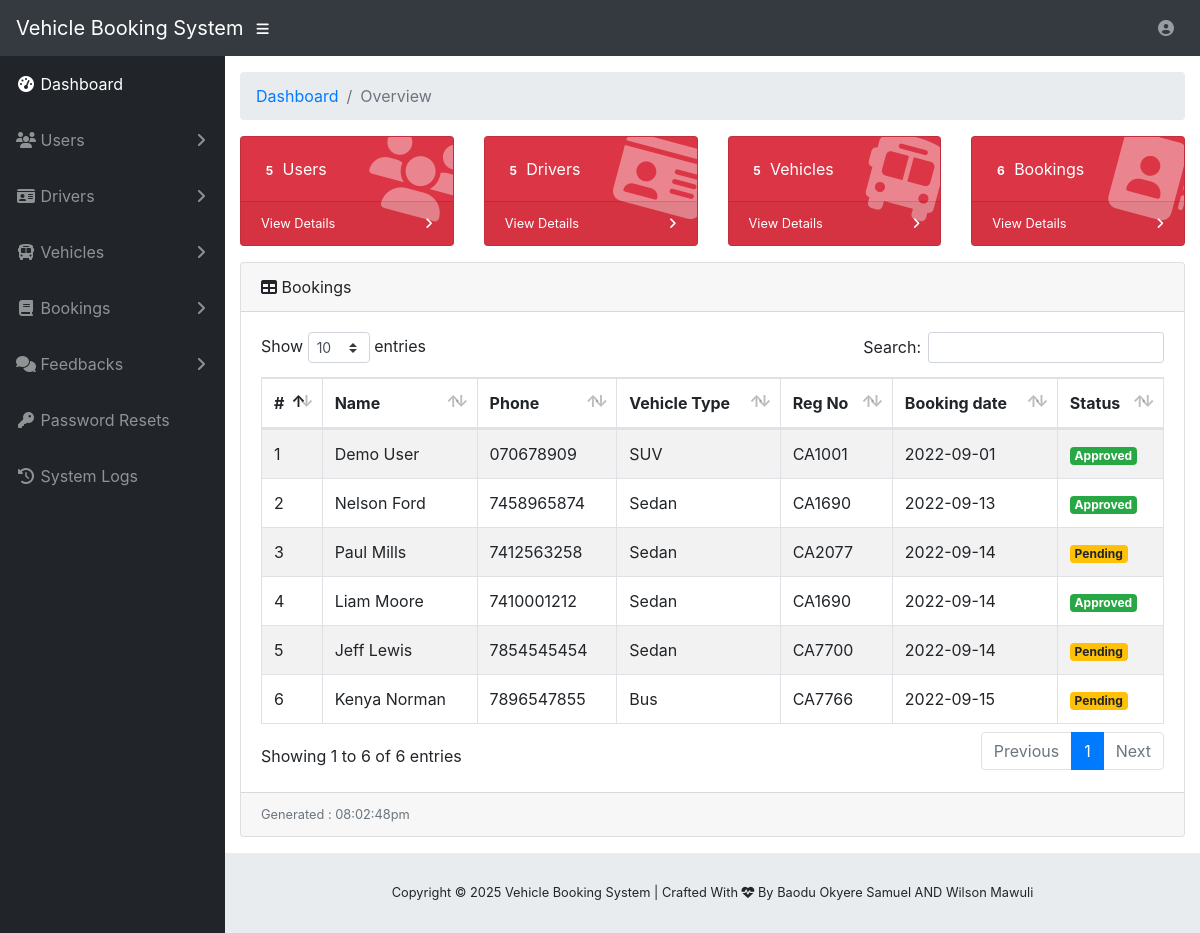
Page /admin-dashboard.php (signed in) on the committed database.
### tables this page shows
CREATE TABLE IF NOT EXISTS `tms_user` (
  `u_id` int(20) NOT NULL,
  `u_fname` varchar(200) NOT NULL,
  `u_lname` varchar(200) NOT NULL,
  `u_phone` varchar(200) NOT NULL,
  `u_addr` varchar(200) NOT NULL,
  `u_category` varchar(200) NOT NULL,
  `u_email` varchar(200) NOT NULL,
  `u_pwd` varchar(20) NOT NULL,
  `u_car_type` varchar(200) NOT NULL,
  `u_car_regno` varchar(200) NOT NULL,
  `u_car_bookdate` varchar(200) NOT NULL,
  `u_car_book_status` varchar(200) NOT NULL
);

### admin-dashboard.php (the view, shortened to what this page needs)
<?php
  include('vendor/inc/config.php');
?>
<!DOCTYPE html>
<html lang="en">
<head>
  <link href="vendor/fontawesome-free/css/all.min.css" rel="stylesheet" type="text/css">
  <link href="vendor/datatables/dataTables.bootstrap4.css" rel="stylesheet">
  <link href="vendor/css/sb-admin.css" rel="stylesheet">
</head>
<body id="page-top">
  <?php include("vendor/inc/nav.php");?>
  <div id="wrapper">
    <?php include("vendor/inc/sidebar.php");?>
    <div id="content-wrapper">
      <div class="container-fluid">
        <ol class="breadcrumb">
          <li class="breadcrumb-item">
            <a href="#">Dashboard</a>
          </li>
          <li class="breadcrumb-item active">Overview</li>
        </ol>
        <div class="row">
          <div class="col-xl-3 col-sm-6 mb-3">
            <div class="card text-white bg-danger o-hidden h-100">
              <div class="card-body">
                <div class="card-body-icon">
                  <i class="fas fa-fw fa-users"></i>
                </div>
                <?php
                  $result ="SELECT count(*) FROM tms_user where u_category = 'User'";
                  $stmt = $mysqli->prepare($result);
                  $stmt->execute();
                  $stmt->bind_result($user);
                ?>
                <div class="mr-5"><span class="badge badge-danger"><?php echo $user;?></span> Users</div>
              </div>
              <a class="card-footer text-white clearfix small z-1" href="admin-view-user.php">
                <span class="float-left">View Details</span>
                <span class="float-right">
                  <i class="fas fa-angle-right"></i>
                </span>
              </a>
            </div>
          </div>
          <div class="col-xl-3 col-sm-6 mb-3">
            <div class="card text-white bg-danger o-hidden h-100">
              <div class="card-body">
                <div class="card-body-icon">
                  <i class="fas fa-fw fa fa-id-card"></i>
                </div>
                <?php
                  $result ="SELECT count(*) FROM tms_user where u_category = 'Driver'";
                  $stmt = $mysqli->prepare($result);
                  $stmt->execute();
                  $stmt->bind_result($driver);
                ?>
                <div class="mr-5"><span class="badge badge-danger"><?php echo $driver;?></span> Drivers</div>
              </div>
              <a class="card-footer text-white clearfix small z-1" href="admin-view-driver.php">
                <span class="float-left">View Details</span>
                <span class="float-right">
                  <i class="fas fa-angle-right"></i>
                </span>
              </a>
            </div>
          </div>
          <div class="col-xl-3 col-sm-6 mb-3">
            <div class="card text-white bg-danger o-hidden h-100">
              <div class="card-body">
                <div class="card-body-icon">
                  <i class="fas fa-fw fa fa-bus"></i>
                </div>
                <?php
                  $result ="SELECT count(*) FROM tms_vehicle";
                  $stmt = $mysqli->prepare($result);
                  $stmt->execute();
                  $stmt->bind_result($vehicle);
                ?>
                <div class="mr-5"><span class="badge badge-danger"><?php echo $vehicle;?></span> Vehicles</div>
              </div>
              <a class="card-footer text-white clearfix small z-1" href="admin-view-vehicle.php">
                <span class="float-left">View Details</span>
                <span class="float-right">
                  <i class="fas fa-angle-right"></i>
                </span>
              </a>
            </div>
          </div>
          <div class="col-xl-3 col-sm-6 mb-3">
            <div class="card text-white bg-danger o-hidden h-100">
              <div class="card-body">
                <div class="card-body-icon">
                  <i class="fas fa-fw fa fa-address-book"></i>
                </div>
                <?php
                  $result ="SELECT count(*) FROM tms_user where u_car_book_status = 'Approved' || u_car_book_status = 'Pending' ";
                  $stmt = $mysqli->prepare($result);
                  $stmt->execute();
                  $stmt->bind_result($book);
                ?>
                <div class="mr-5"><span class="badge badge-danger"><?php echo $book;?></span> Bookings</div>
              </div>
              <a class="card-footer text-white clearfix small z-1" href="admin-view-booking.php">
                <span class="float-left">View Details</span>
                <span class="float-right">
                  <i class="fas fa-angle-right"></i>
                </span>
              </a>
            </div>
          </div>
        </div>
        <div class="card mb-3">
          <div class="card-header">
            <i class="fas fa-table"></i>
            Bookings</div>
          <div class="card-body">
            <div class="table-responsive">
              <table class="table table-bordered table-striped table-hover" id="dataTable" width="100%" cellspacing="0">
                <thead>
                  <tr>
                    <th>#</th>
                    <th>Name</th>
                    <th>Phone</th>
                    <th>Vehicle Type</th>
                    <th>Reg No</th>
                    <th>Booking date</th>
                    <th>Status</th>
                  </tr>
                </thead>
                <tbody>
                <?php
                  $ret="SELECT * FROM tms_user where u_car_book_status = 'Approved' || u_car_book_status = 'Pending' ";
                  $stmt= $mysqli->prepare($ret) ;
                  $stmt->execute() ;
                  $res=$stmt->get_result();
                  $cnt=1;
                  while($row=$res->fetch_object())
                {
                ?>
                  <tr>
                    <td><?php echo $cnt;?></td>
                    <td><?php echo $row->u_fname;?> <?php echo $row->u_lname;?></td>
                    <td><?php echo $row->u_phone;?></td>
                    <td><?php echo $row->u_car_type;?></td>
                    <td><?php echo $row->u_car_regno;?></td>
                    <td><?php echo $row->u_car_bookdate;?></td>
                    <td><?php if($row->u_car_book_status == "Pending"){ echo '<span class = "badge badge-warning">'.$row->u_car_book_status.'</span>'; } else { echo '<span class = "badge badge-success">'.$row->u_car_book_status.'</span>';}?></td>
                  </tr>
                  <?php  $cnt = $cnt +1; }?>
                </tbody>
              </table>
            </div>
          </div>
          <div class="card-footer small text-muted">
            <?php
              echo "Generated : " . date("h:i:sa");
            ?>
        </div>
        </div>
      </div>
      <?php include("vendor/inc/footer.php");?>
    </div>
  </div>
</body>
</html>

### nav.php (shortened to what this page needs)
<nav class="navbar navbar-expand navbar-dark bg-dark static-top">
    <a class="navbar-brand mr-1" href="admin-dashboard.php">Vehicle Booking System</a>
    <button class="btn btn-link btn-sm text-white order-1 order-sm-0" id="sidebarToggle" href="#">
      <i class="fas fa-bars"></i>
    </button>
    <ul class="navbar-nav ml-auto ml-md-0">
      <li class="nav-item dropdown no-arrow">
        <a class="nav-link dropdown-toggle" href="#" id="userDropdown" role="button" data-toggle="dropdown" aria-haspopup="true" aria-expanded="false">
          <i class="fas fa-user-circle fa-fw"></i>
        </a>
      </li>
    </ul>
  </nav>

### sidebar.php (shortened to what this page needs)
<ul class="sidebar navbar-nav">
      <li class="nav-item active">
        <a class="nav-link" href="admin-dashboard.php">
          <i class="fas fa-fw fa-tachometer-alt"></i>
          <span>Dashboard</span>
        </a>
      </li>
      <li class="nav-item dropdown">
        <a class="nav-link dropdown-toggle" href="#" id="pagesDropdown" role="button" data-toggle="dropdown" aria-haspopup="true" aria-expanded="false">
          <i class="fas fa-fw fa-users"></i>
          <span>Users</span>
        </a>
      </li>
      <li class="nav-item dropdown">
        <a class="nav-link dropdown-toggle" href="#" id="pagesDropdown" role="button" data-toggle="dropdown" aria-haspopup="true" aria-expanded="false">
          <i class="fas fa-fw fa-id-card"></i>
          <span>Drivers</span>
        </a>
      </li>
      <li class="nav-item dropdown">
        <a class="nav-link dropdown-toggle" href="#" id="pagesDropdown" role="button" data-toggle="dropdown" aria-haspopup="true" aria-expanded="false">
          <i class="fas fa-fw fa-bus"></i>
          <span>Vehicles</span>
        </a>
      </li>
      <li class="nav-item dropdown">
        <a class="nav-link dropdown-toggle" href="#" id="pagesDropdown" role="button" data-toggle="dropdown" aria-haspopup="true" aria-expanded="false">
          <i class="fas fa-fw fa-book"></i>
          <span>Bookings</span>
        </a>
      </li>
      <li class="nav-item dropdown">
        <a class="nav-link dropdown-toggle" href="#" id="pagesDropdown" role="button" data-toggle="dropdown" aria-haspopup="true" aria-expanded="false">
          <i class="fas fa-fw fa-comments"></i>
          <span>Feedbacks</span>
        </a>
      </li>
      <li class="nav-item">
        <a class="nav-link" href="admin-pwd-resets.php">
          <i class="fas fa-fw fa-key"></i>
          <span>Password Resets</span></a>
      </li>
      <li class="nav-item">
        <a class="nav-link" href="admin-view-syslogs.php">
          <i class="fas fa-fw fa fa-history"></i>
          <span>System Logs</span></a>
      </li>
    </ul>

### footer.php
<footer class="sticky-footer">
        <div class="container my-auto">
          <div class="copyright text-center my-auto">
            <span>Copyright &copy; <?php echo date('Y');?> Vehicle Booking System | Crafted With <i class ="fa fa-heartbeat"></i> By Baodu Okyere Samuel AND Wilson Mawuli
           </span>
          </div>
        </div>
</footer>

### rows in the picture
tms_user: u_fname "Demo", u_lname "User", u_phone "070678909", u_car_type "SUV", u_car_regno "CA1001", u_car_bookdate "2022-09-01", u_car_book_status "Approved"
tms_user: u_fname "Nelson", u_lname "Ford", u_phone "7458965874", u_car_type "Sedan", u_car_regno "CA1690", u_car_bookdate "2022-09-13", u_car_book_status "Approved"
tms_user: u_fname "Paul", u_lname "Mills", u_phone "7412563258", u_car_type "Sedan", u_car_regno "CA2077", u_car_bookdate "2022-09-14", u_car_book_status "Pending"
tms_user: u_fname "Liam", u_lname "Moore", u_phone "7410001212", u_car_type "Sedan", u_car_regno "CA1690", u_car_bookdate "2022-09-14", u_car_book_status "Approved"
tms_user: u_fname "Jeff", u_lname "Lewis", u_phone "7854545454", u_car_type "Sedan", u_car_regno "CA7700", u_car_bookdate "2022-09-14", u_car_book_status "Pending"
tms_user: u_fname "Kenya", u_lname "Norman", u_phone "7896547855", u_car_type "Bus", u_car_regno "CA7766", u_car_bookdate "2022-09-15", u_car_book_status "Pending"

### other values in the picture
$user "5"
$driver "5"
$vehicle "5"
$book "6"
